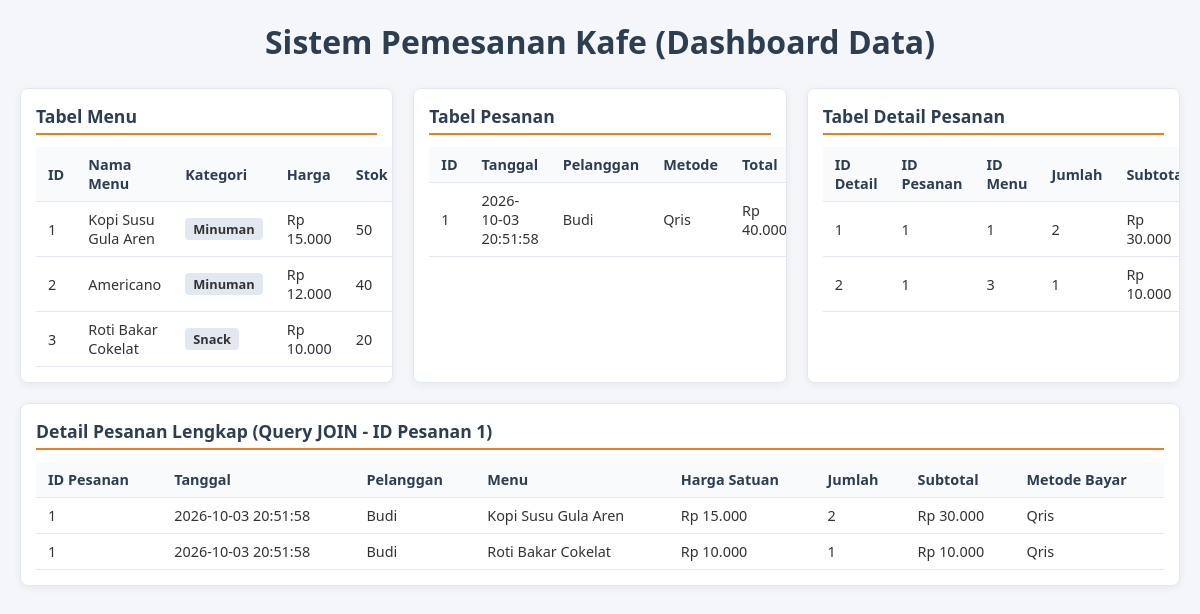
The page / on the database its author committed.
### tables this page shows
CREATE TABLE `menu` (
  `id_menu` int NOT NULL AUTO_INCREMENT,
  `nama_menu` varchar(100) NOT NULL,
  `kategori` enum('Makanan','Minuman','Snack') NOT NULL,
  `harga` int NOT NULL,
  `stok` int NOT NULL DEFAULT '0',
  PRIMARY KEY (`id_menu`)
);

CREATE TABLE `pesanan` (
  `id_pesanan` int NOT NULL AUTO_INCREMENT,
  `tanggal_pesanan` datetime DEFAULT CURRENT_TIMESTAMP,
  `nama_pelanggan` varchar(50) NOT NULL,
  `metode_pembayaran` enum('Cash','Qris','Transfer') NOT NULL,
  `total_bayar` int DEFAULT '0',
  PRIMARY KEY (`id_pesanan`)
);

CREATE TABLE `detail_pesanan` (
  `id_detail` int NOT NULL AUTO_INCREMENT,
  `id_pesanan` int NOT NULL,
  `id_menu` int NOT NULL,
  `jumlah` int NOT NULL,
  `subtotal` int NOT NULL,
  PRIMARY KEY (`id_detail`),
  KEY `id_pesanan` (`id_pesanan`),
  KEY `id_menu` (`id_menu`),
  CONSTRAINT `detail_pesanan_ibfk_1` FOREIGN KEY (`id_pesanan`) REFERENCES `pesanan` (`id_pesanan`) ON DELETE CASCADE,
  CONSTRAINT `detail_pesanan_ibfk_2` FOREIGN KEY (`id_menu`) REFERENCES `menu` (`id_menu`) ON DELETE CASCADE
);

### index.php (the view, shortened to what this page needs)
<?php
require_once './services/config.php';
?>
<!DOCTYPE html>
<html lang="id">
<head>
    <link rel="stylesheet" href="style.css">
</head>
<body>
    <h1>Sistem Pemesanan Kafe (Dashboard Data)</h1>
    <div class="grid-container">
        <div class="card">
            <h2>Tabel Menu</h2>
            <table>
                <thead>
                    <tr>
                        <th>ID</th>
                        <th>Nama Menu</th>
                        <th>Kategori</th>
                        <th>Harga</th>
                        <th>Stok</th>
                    </tr>
                </thead>
                <tbody>
                    <?php
                    $sql_menu = "SELECT * FROM menu";
                    $query_menu = mysqli_query($koneksi, $sql_menu);
                    while ($row = mysqli_fetch_assoc($query_menu)) {
                        echo "<tr>";
                        echo "<td>" . $row['id_menu'] . "</td>";
                        echo "<td>" . htmlspecialchars($row['nama_menu']) . "</td>";
                        echo "<td><span class='badge'>" . htmlspecialchars($row['kategori']) . "</span></td>";
                        echo "<td>Rp " . number_format($row['harga'], 0, ',', '.') . "</td>";
                        echo "<td>" . $row['stok'] . "</td>";
                        echo "</tr>";
                    }
                    ?>
                </tbody>
            </table>
        </div>
        <div class="card">
            <h2>Tabel Pesanan</h2>
            <table>
                <thead>
                    <tr>
                        <th>ID</th>
                        <th>Tanggal</th>
                        <th>Pelanggan</th>
                        <th>Metode</th>
                        <th>Total</th>
                    </tr>
                </thead>
                <tbody>
                    <?php
                    $sql_pesanan = "SELECT * FROM pesanan";
                    $query_pesanan = mysqli_query($koneksi, $sql_pesanan);
                    while ($row = mysqli_fetch_assoc($query_pesanan)) {
                        echo "<tr>";
                        echo "<td>" . $row['id_pesanan'] . "</td>";
                        echo "<td>" . $row['tanggal_pesanan'] . "</td>";
                        echo "<td>" . htmlspecialchars($row['nama_pelanggan']) . "</td>";
                        echo "<td>" . htmlspecialchars($row['metode_pembayaran']) . "</td>";
                        echo "<td>Rp " . number_format($row['total_bayar'], 0, ',', '.') . "</td>";
                        echo "</tr>";
                    }
                    ?>
                </tbody>
            </table>
        </div>
        <div class="card">
            <h2>Tabel Detail Pesanan</h2>
            <table>
                <thead>
                    <tr>
                        <th>ID Detail</th>
                        <th>ID Pesanan</th>
                        <th>ID Menu</th>
                        <th>Jumlah</th>
                        <th>Subtotal</th>
                    </tr>
                </thead>
                <tbody>
                    <?php
                    $sql_detail = "SELECT * FROM detail_pesanan";
                    $query_detail = mysqli_query($koneksi, $sql_detail);
                    while ($row = mysqli_fetch_assoc($query_detail)) {
                        echo "<tr>";
                        echo "<td>" . $row['id_detail'] . "</td>";
                        echo "<td>" . $row['id_pesanan'] . "</td>";
                        echo "<td>" . $row['id_menu'] . "</td>";
                        echo "<td>" . $row['jumlah'] . "</td>";
                        echo "<td>Rp " . number_format($row['subtotal'], 0, ',', '.') . "</td>";
                        echo "</tr>";
                    }
                    ?>
                </tbody>
            </table>
        </div>
        <div class="card full-width">
            <h2>Detail Pesanan Lengkap (Query JOIN - ID Pesanan 1)</h2>
            <table>
                <thead>
                    <tr>
                        <th>ID Pesanan</th>
                        <th>Tanggal</th>
                        <th>Pelanggan</th>
                        <th>Menu</th>
                        <th>Harga Satuan</th>
                        <th>Jumlah</th>
                        <th>Subtotal</th>
                        <th>Metode Bayar</th>
                    </tr>
                </thead>
                <tbody>
                    <?php
                    $sql_join = "SELECT
                                    p.id_pesanan,
                                    p.tanggal_pesanan,
                                    p.nama_pelanggan,
                                    m.nama_menu,
                                    m.harga AS harga_satuan,
                                    d.jumlah,
                                    d.subtotal,
                                    p.metode_pembayaran
                                FROM detail_pesanan d
                                JOIN pesanan p ON d.id_pesanan = p.id_pesanan
                                JOIN menu m ON d.id_menu = m.id_menu
                                WHERE p.id_pesanan = 1";
                    $query_join = mysqli_query($koneksi, $sql_join);
                    while ($row = mysqli_fetch_assoc($query_join)) {
                        echo "<tr>";
                        echo "<td>" . $row['id_pesanan'] . "</td>";
                        echo "<td>" . $row['tanggal_pesanan'] . "</td>";
                        echo "<td>" . htmlspecialchars($row['nama_pelanggan']) . "</td>";
                        echo "<td>" . htmlspecialchars($row['nama_menu']) . "</td>";
                        echo "<td>Rp " . number_format($row['harga_satuan'], 0, ',', '.') . "</td>";
                        echo "<td>" . $row['jumlah'] . "</td>";
                        echo "<td>Rp " . number_format($row['subtotal'], 0, ',', '.') . "</td>";
                        echo "<td>" . htmlspecialchars($row['metode_pembayaran']) . "</td>";
                        echo "</tr>";
                    }
                    ?>
                </tbody>
            </table>
        </div>
    </div>
</body>
</html>

### style.css (style rules this page uses)
:root { --bg-color: #f4f6f9; --card-bg: #ffffff; --primary: #2c3e50; --accent: #e67e22; --border: #e2e8f0; --text: #333333; }
* { box-sizing: border-box; margin: 0; padding: 0; font-family: "Segoe UI", Tahoma, Geneva, Verdana, sans-serif; }
body { background-color: var(--bg-color); color: var(--text); padding: 20px; }
h1 { text-align: center; margin-bottom: 25px; color: var(--primary); }
.grid-container { display: grid; grid-template-columns: repeat(auto-fit, minmax(320px, 1fr)); gap: 20px; margin-bottom: 25px; }
.card { background: var(--card-bg); border-radius: 8px; padding: 15px; box-shadow: 0 2px 8px rgba(0, 0, 0, 0.06); border: 1px solid var(--border); overflow-x: auto; }
.card h2 { font-size: 1.1rem; margin-bottom: 12px; color: var(--primary); border-bottom: 2px solid var(--accent); padding-bottom: 5px; }
.full-width { grid-column: 1 / -1; }
table { width: 100%; border-collapse: collapse; font-size: 0.9rem; }
th, td { padding: 8px 12px; text-align: left; border-bottom: 1px solid var(--border); }
th { background-color: #f8fafc; color: var(--primary); font-weight: 600; }
.badge { display: inline-block; padding: 2px 8px; border-radius: 4px; font-size: 0.8rem; font-weight: 600; background: #e2e8f0; }

### rows shown on the page
menu: id_menu "1", nama_menu "Kopi Susu Gula Aren", kategori "Minuman", harga "15.000", stok "50"
menu: id_menu "2", nama_menu "Americano", kategori "Minuman", harga "12.000", stok "40"
menu: id_menu "3", nama_menu "Roti Bakar Cokelat", kategori "Snack", harga "10.000", stok "20"
pesanan: id_pesanan "1", tanggal_pesanan "2026-10-03 20:51:58", nama_pelanggan "Budi", metode_pembayaran "Qris", total_bayar "40.000"
detail_pesanan: id_detail "1", id_pesanan "1", id_menu "1", jumlah "2", subtotal "30.000", id_pesanan.id_pesanan "1", id_pesanan.tanggal_pesanan "2026-10-03 20:51:58", id_pesanan.nama_pelanggan "Budi", id_menu.nama_menu "Kopi Susu Gula Aren", id_menu.harga "15.000", id_pesanan.metode_pembayaran "Qris"
detail_pesanan: id_detail "2", id_pesanan "1", id_menu "3", jumlah "1", subtotal "10.000", id_pesanan.id_pesanan "1", id_pesanan.tanggal_pesanan "2026-10-03 20:51:58", id_pesanan.nama_pelanggan "Budi", id_menu.nama_menu "Roti Bakar Cokelat", id_menu.harga "10.000", id_pesanan.metode_pembayaran "Qris"
